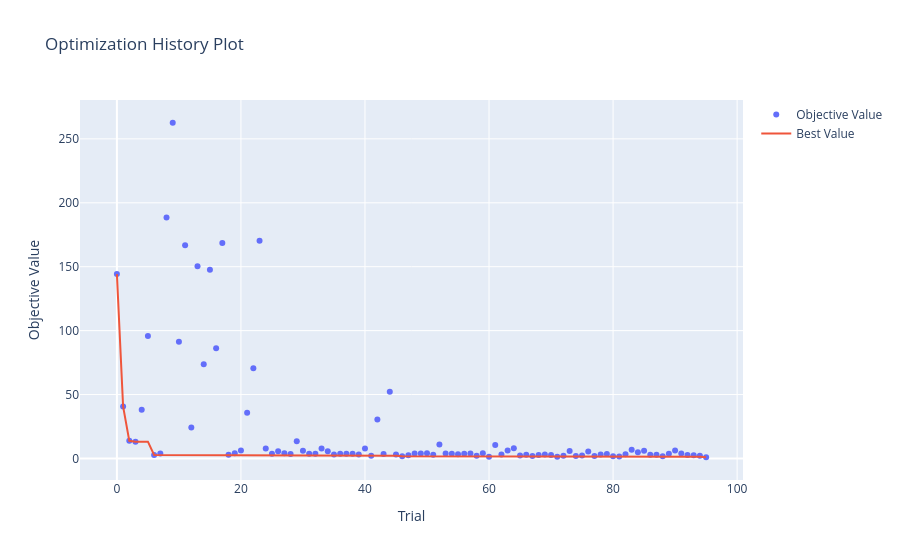

The notebook cell saved with this chart:
### Code cell
op.visualization.plot_optimization_history(study).show()
